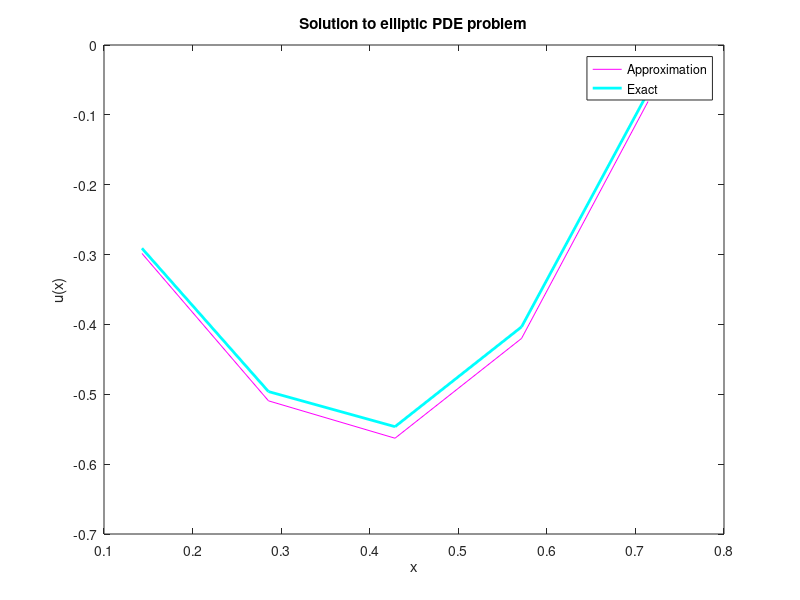

MATLAB code to generate this figure: (Note: this script raises an error after producing the figure.)
% Reads in data
format long;
value = csvread('EllipticPlot.csv');

nodes = value(1,1:end-1); % x values
approx = value(2, 1:end-1); % u approximation
exact = value(3, 1:end-1); % exact u values

% Create plot
figure(1);
plot(nodes,approx,'m',nodes,exact, 'c', 'LineWidth',2);
xlabel('x'); ylabel('u(x)'); legend('Approximation','Exact');
title('Solution to elliptic PDE problem'); 
ax = gca; ax.FontSize = 14; axis tight;


